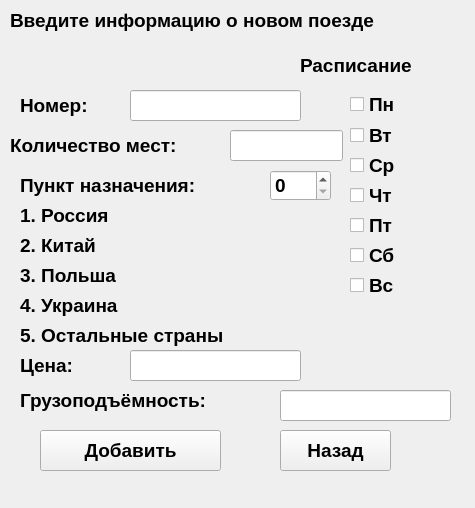
<?xml version="1.0" encoding="UTF-8"?>
<ui version="4.0">
 <class>AddCargoForm</class>
 <widget class="QWidget" name="AddCargoForm">
  <property name="geometry">
   <rect>
    <x>0</x>
    <y>0</y>
    <width>475</width>
    <height>508</height>
   </rect>
  </property>
  <property name="windowTitle">
   <string>Form</string>
  </property>
  <widget class="QCheckBox" name="sunday">
   <property name="geometry">
    <rect>
     <x>350</x>
     <y>270</y>
     <width>91</width>
     <height>31</height>
    </rect>
   </property>
   <property name="font">
    <font>
     <pointsize>14</pointsize>
     <bold>true</bold>
    </font>
   </property>
   <property name="text">
    <string>Вс</string>
   </property>
  </widget>
  <widget class="QLabel" name="label_7">
   <property name="geometry">
    <rect>
     <x>20</x>
     <y>200</y>
     <width>241</width>
     <height>31</height>
    </rect>
   </property>
   <property name="font">
    <font>
     <pointsize>14</pointsize>
     <bold>true</bold>
    </font>
   </property>
   <property name="text">
    <string>1. Россия</string>
   </property>
  </widget>
  <widget class="QCheckBox" name="friday">
   <property name="geometry">
    <rect>
     <x>350</x>
     <y>210</y>
     <width>91</width>
     <height>31</height>
    </rect>
   </property>
   <property name="font">
    <font>
     <pointsize>14</pointsize>
     <bold>true</bold>
    </font>
   </property>
   <property name="text">
    <string>Пт</string>
   </property>
  </widget>
  <widget class="QLabel" name="label_10">
   <property name="geometry">
    <rect>
     <x>20</x>
     <y>290</y>
     <width>241</width>
     <height>31</height>
    </rect>
   </property>
   <property name="font">
    <font>
     <pointsize>14</pointsize>
     <bold>true</bold>
    </font>
   </property>
   <property name="text">
    <string>4. Украина</string>
   </property>
  </widget>
  <widget class="QLabel" name="label_8">
   <property name="geometry">
    <rect>
     <x>20</x>
     <y>230</y>
     <width>241</width>
     <height>31</height>
    </rect>
   </property>
   <property name="font">
    <font>
     <pointsize>14</pointsize>
     <bold>true</bold>
    </font>
   </property>
   <property name="text">
    <string>2. Китай</string>
   </property>
  </widget>
  <widget class="QPushButton" name="back">
   <property name="geometry">
    <rect>
     <x>280</x>
     <y>430</y>
     <width>111</width>
     <height>41</height>
    </rect>
   </property>
   <property name="font">
    <font>
     <pointsize>14</pointsize>
     <bold>true</bold>
    </font>
   </property>
   <property name="text">
    <string>Назад</string>
   </property>
  </widget>
  <widget class="QLineEdit" name="price">
   <property name="geometry">
    <rect>
     <x>130</x>
     <y>350</y>
     <width>171</width>
     <height>31</height>
    </rect>
   </property>
   <property name="font">
    <font>
     <pointsize>14</pointsize>
     <bold>true</bold>
    </font>
   </property>
  </widget>
  <widget class="QLabel" name="label">
   <property name="geometry">
    <rect>
     <x>10</x>
     <y>0</y>
     <width>461</width>
     <height>41</height>
    </rect>
   </property>
   <property name="font">
    <font>
     <pointsize>14</pointsize>
     <bold>true</bold>
    </font>
   </property>
   <property name="text">
    <string>Введите информацию о новом поезде</string>
   </property>
  </widget>
  <widget class="QLineEdit" name="numberOfSeats">
   <property name="geometry">
    <rect>
     <x>230</x>
     <y>130</y>
     <width>113</width>
     <height>31</height>
    </rect>
   </property>
   <property name="font">
    <font>
     <pointsize>14</pointsize>
     <bold>true</bold>
    </font>
   </property>
  </widget>
  <widget class="QCheckBox" name="saturday">
   <property name="geometry">
    <rect>
     <x>350</x>
     <y>240</y>
     <width>91</width>
     <height>31</height>
    </rect>
   </property>
   <property name="font">
    <font>
     <pointsize>14</pointsize>
     <bold>true</bold>
    </font>
   </property>
   <property name="text">
    <string>Сб</string>
   </property>
  </widget>
  <widget class="QSpinBox" name="destination">
   <property name="geometry">
    <rect>
     <x>270</x>
     <y>170</y>
     <width>61</width>
     <height>31</height>
    </rect>
   </property>
   <property name="font">
    <font>
     <pointsize>14</pointsize>
     <bold>true</bold>
    </font>
   </property>
  </widget>
  <widget class="QLabel" name="label_9">
   <property name="geometry">
    <rect>
     <x>20</x>
     <y>260</y>
     <width>241</width>
     <height>31</height>
    </rect>
   </property>
   <property name="font">
    <font>
     <pointsize>14</pointsize>
     <bold>true</bold>
    </font>
   </property>
   <property name="text">
    <string>3. Польша</string>
   </property>
  </widget>
  <widget class="QLabel" name="label_3">
   <property name="geometry">
    <rect>
     <x>20</x>
     <y>380</y>
     <width>241</width>
     <height>41</height>
    </rect>
   </property>
   <property name="font">
    <font>
     <pointsize>14</pointsize>
     <bold>true</bold>
    </font>
   </property>
   <property name="text">
    <string>Грузоподъёмность:</string>
   </property>
  </widget>
  <widget class="QCheckBox" name="wednesday">
   <property name="geometry">
    <rect>
     <x>350</x>
     <y>150</y>
     <width>91</width>
     <height>31</height>
    </rect>
   </property>
   <property name="font">
    <font>
     <pointsize>14</pointsize>
     <bold>true</bold>
    </font>
   </property>
   <property name="text">
    <string>Ср</string>
   </property>
  </widget>
  <widget class="QLabel" name="label_5">
   <property name="geometry">
    <rect>
     <x>10</x>
     <y>130</y>
     <width>221</width>
     <height>31</height>
    </rect>
   </property>
   <property name="font">
    <font>
     <pointsize>14</pointsize>
     <bold>true</bold>
    </font>
   </property>
   <property name="text">
    <string>Количество мест:</string>
   </property>
  </widget>
  <widget class="QCheckBox" name="monday">
   <property name="geometry">
    <rect>
     <x>350</x>
     <y>89</y>
     <width>91</width>
     <height>31</height>
    </rect>
   </property>
   <property name="font">
    <font>
     <pointsize>14</pointsize>
     <bold>true</bold>
    </font>
   </property>
   <property name="text">
    <string>Пн</string>
   </property>
  </widget>
  <widget class="QLineEdit" name="id">
   <property name="geometry">
    <rect>
     <x>130</x>
     <y>90</y>
     <width>171</width>
     <height>31</height>
    </rect>
   </property>
   <property name="font">
    <font>
     <pointsize>14</pointsize>
     <bold>true</bold>
    </font>
   </property>
  </widget>
  <widget class="QLabel" name="label_6">
   <property name="geometry">
    <rect>
     <x>20</x>
     <y>170</y>
     <width>241</width>
     <height>31</height>
    </rect>
   </property>
   <property name="font">
    <font>
     <pointsize>14</pointsize>
     <bold>true</bold>
    </font>
   </property>
   <property name="text">
    <string>Пункт назначения:</string>
   </property>
  </widget>
  <widget class="QCheckBox" name="tuesday">
   <property name="geometry">
    <rect>
     <x>350</x>
     <y>120</y>
     <width>91</width>
     <height>31</height>
    </rect>
   </property>
   <property name="font">
    <font>
     <pointsize>14</pointsize>
     <bold>true</bold>
    </font>
   </property>
   <property name="text">
    <string>Вт</string>
   </property>
  </widget>
  <widget class="QPushButton" name="submit">
   <property name="geometry">
    <rect>
     <x>40</x>
     <y>430</y>
     <width>181</width>
     <height>41</height>
    </rect>
   </property>
   <property name="font">
    <font>
     <pointsize>14</pointsize>
     <bold>true</bold>
    </font>
   </property>
   <property name="text">
    <string>Добавить</string>
   </property>
  </widget>
  <widget class="QLabel" name="label_12">
   <property name="geometry">
    <rect>
     <x>20</x>
     <y>350</y>
     <width>91</width>
     <height>31</height>
    </rect>
   </property>
   <property name="font">
    <font>
     <pointsize>14</pointsize>
     <bold>true</bold>
    </font>
   </property>
   <property name="text">
    <string>Цена:</string>
   </property>
  </widget>
  <widget class="QLabel" name="label_2">
   <property name="geometry">
    <rect>
     <x>300</x>
     <y>50</y>
     <width>151</width>
     <height>31</height>
    </rect>
   </property>
   <property name="font">
    <font>
     <pointsize>14</pointsize>
     <bold>true</bold>
    </font>
   </property>
   <property name="text">
    <string>Расписание</string>
   </property>
  </widget>
  <widget class="QLabel" name="label_11">
   <property name="geometry">
    <rect>
     <x>20</x>
     <y>320</y>
     <width>261</width>
     <height>31</height>
    </rect>
   </property>
   <property name="font">
    <font>
     <pointsize>14</pointsize>
     <bold>true</bold>
    </font>
   </property>
   <property name="text">
    <string>5. Остальные страны</string>
   </property>
  </widget>
  <widget class="QLabel" name="label_4">
   <property name="geometry">
    <rect>
     <x>20</x>
     <y>90</y>
     <width>91</width>
     <height>31</height>
    </rect>
   </property>
   <property name="font">
    <font>
     <pointsize>14</pointsize>
     <bold>true</bold>
    </font>
   </property>
   <property name="text">
    <string>Номер:</string>
   </property>
  </widget>
  <widget class="QCheckBox" name="thurtday">
   <property name="geometry">
    <rect>
     <x>350</x>
     <y>180</y>
     <width>91</width>
     <height>31</height>
    </rect>
   </property>
   <property name="font">
    <font>
     <pointsize>14</pointsize>
     <bold>true</bold>
    </font>
   </property>
   <property name="text">
    <string>Чт</string>
   </property>
  </widget>
  <widget class="QLineEdit" name="capacity">
   <property name="geometry">
    <rect>
     <x>280</x>
     <y>390</y>
     <width>171</width>
     <height>31</height>
    </rect>
   </property>
   <property name="font">
    <font>
     <pointsize>14</pointsize>
     <bold>true</bold>
    </font>
   </property>
  </widget>
 </widget>
 <resources/>
 <connections/>
</ui>
